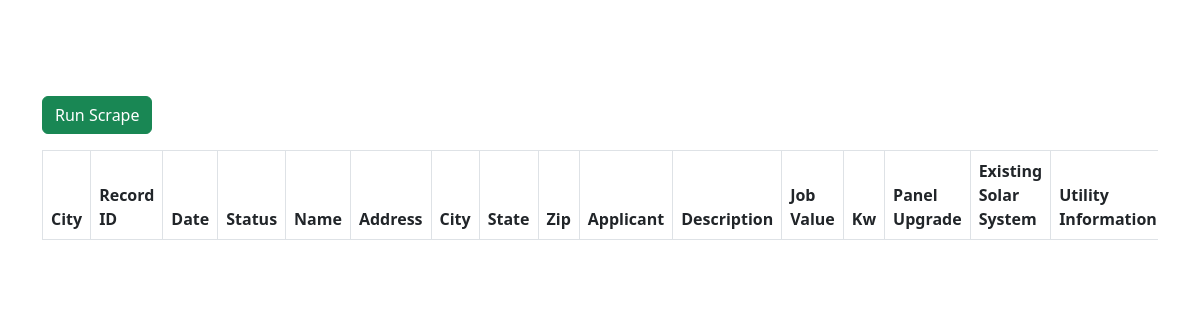
The app's page /, older data.
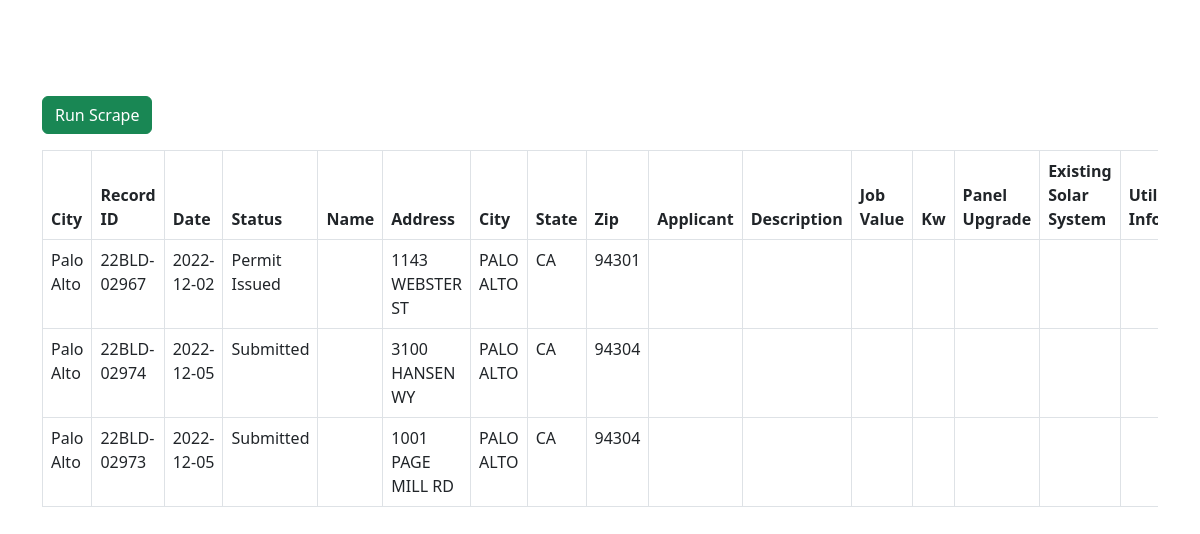
The same page, newer data.
### app/models.py (models this page shows, shortened)
class UrlResults(models.Model):
    record_id = models.CharField(max_length=255, null=True)
    url = models.ForeignKey(Urls, models.RESTRICT)
    date_created = models.DateTimeField(auto_now_add=True)
    date = models.CharField(max_length=255, null=True, blank=True)
    status = models.CharField(max_length=255, null=True, blank=True)
    name = models.CharField(max_length=255, null=True, blank=True)
    address = models.CharField(max_length=255, null=True, blank=True)
    city = models.CharField(max_length=255, null=True, blank=True)
    state = models.CharField(max_length=255, null=True, blank=True)
    zip = models.CharField(max_length=255, null=True, blank=True)
    applicant = models.CharField(max_length=255, null=True, blank=True)
    description = models.CharField(max_length=255, null=True, blank=True)
    job_value = models.CharField(max_length=255, null=True, blank=True)
    kw = models.CharField(max_length=255, null=True, blank=True)
    panel_upgrade = models.CharField(max_length=255, null=True, blank=True)
    existing_solar_system = models.CharField(max_length=255, null=True, blank=True)
    utility_information = models.CharField(max_length=255, null=True, blank=True)
    total_cost = models.CharField(max_length=255, null=True, blank=True)

class Urls(models.Model):
    url = models.TextField()
    description = models.TextField(null=True, blank=True)
    date_created = models.DateTimeField(auto_now_add=True)

### app/views.py (the view, shortened to what this page needs)
# urls.py: path('', index_page, name='app-index-page'),
def index_page(request, action=None):
    try:
        today = datetime.now()
        context = {
            'data': UrlResults.objects.order_by('-date_created')
        }
        return render(request, 'index.html', context)
    except Exception as e:
        return JsonResponse({'statusMsg': str(e)}, status=404)

### tags/tags.py (called while the page is built)
@register.simple_tag
def urls():
    return Urls.objects.order_by('id')

### templates/index.html (shortened to what this page needs)
{% load tags %}
<!doctype html>
<html lang="en">
  <head>
    <link href="https://cdn.jsdelivr.net/npm/bootstrap@5.2.3/dist/css/bootstrap.min.css" rel="stylesheet">
    <link href="https://cdn.datatables.net/1.13.1/css/jquery.dataTables.min.css" rel="stylesheet">
    <link href="https://cdn.jsdelivr.net/npm/select2@4.1.0-rc.0/dist/css/select2.min.css" rel="stylesheet" />
  </head>
  <body>
    <div class="container mt-5">
      <button class="btn btn-success mb-3 mt-5 " data-bs-toggle="modal" data-bs-target="#runScrapeModal">Run Scrape</button>
      <div class="table-responsive">
        <table class="table table-bordered" id="urls-table">
        <thead>
          <tr>
            <th>City</th>
            <th>Record ID</th>
            <th>Date</th>
            <th>Status</th>
            <th>Name</th>
            <th>Address</th>
            <th>City</th>
            <th>State</th>
            <th>Zip</th>
            <th>Applicant</th>
            <th>Description</th>
            <th>Job Value</th>
            <th>Kw</th>
            <th>Panel Upgrade</th>
            <th>Existing Solar System</th>
            <th>Utility Information</th>
          </tr>
        </thead>
        <tbody>
        {% for row in data %}
          <tr>
            <td>{{ row.url.description }}</td>
            <td>{{ row.record_id }}</td>
            <td>{% if row.date %} {{ row.date }} {% endif %}</td>
            <td>{% if row.status %} {{ row.status }} {% endif %}</td>
            <td>{% if row.name %} {{ row.name }} {% endif %}</td>
            <td>{% if row.address %} {{ row.address }} {% endif %}</td>
            <td>{% if row.city %} {{ row.city }} {% endif %}</td>
            <td>{% if row.state %} {{ row.state }} {% endif %}</td>
            <td>{% if row.zip %} {{ row.zip }} {% endif %}</td>
            <td>{% if row.applicant %} {{ row.applicant }} {% endif %}</td>
            <td>{% if row.description %} {{ row.description|truncatechars:50 }} {% endif %}</td>
            <td>{% if row.job_value %} {{ row.job_value }} {% endif %}</td>
            <td>{% if row.kw %} {{ row.kw }} {% endif %}</td>
            <td>{% if row.panel_upgrade %} {{ row.panel_upgrade }} {% endif %}</td>
            <td>{% if row.existing_solar_system %} {{ row.existing_solar_system }} {% endif %}</td>
            <td>{% if row.utility_information %} {{ row.utility_information }} {% endif %}</td>
          </tr>
        {% endfor %}
        </tbody>
      </table>
      </div>
    </div>
  </body>
</html>

Row changes from the older to the newer data that the page shows:
added UrlResults: url.description "Palo Alto", record_id "22BLD-02967", date "2022-12-02", status "Permit Issued", address "1143 WEBSTER ST", city "PALO ALTO", state "CA", zip "94301"
added UrlResults: url.description "Palo Alto", record_id "22BLD-02974", date "2022-12-05", status "Submitted", address "3100 HANSEN WY", city "PALO ALTO", state "CA", zip "94304"
added UrlResults: url.description "Palo Alto", record_id "22BLD-02973", date "2022-12-05", status "Submitted", address "1001 PAGE MILL RD", city "PALO ALTO", state "CA", zip "94304"
